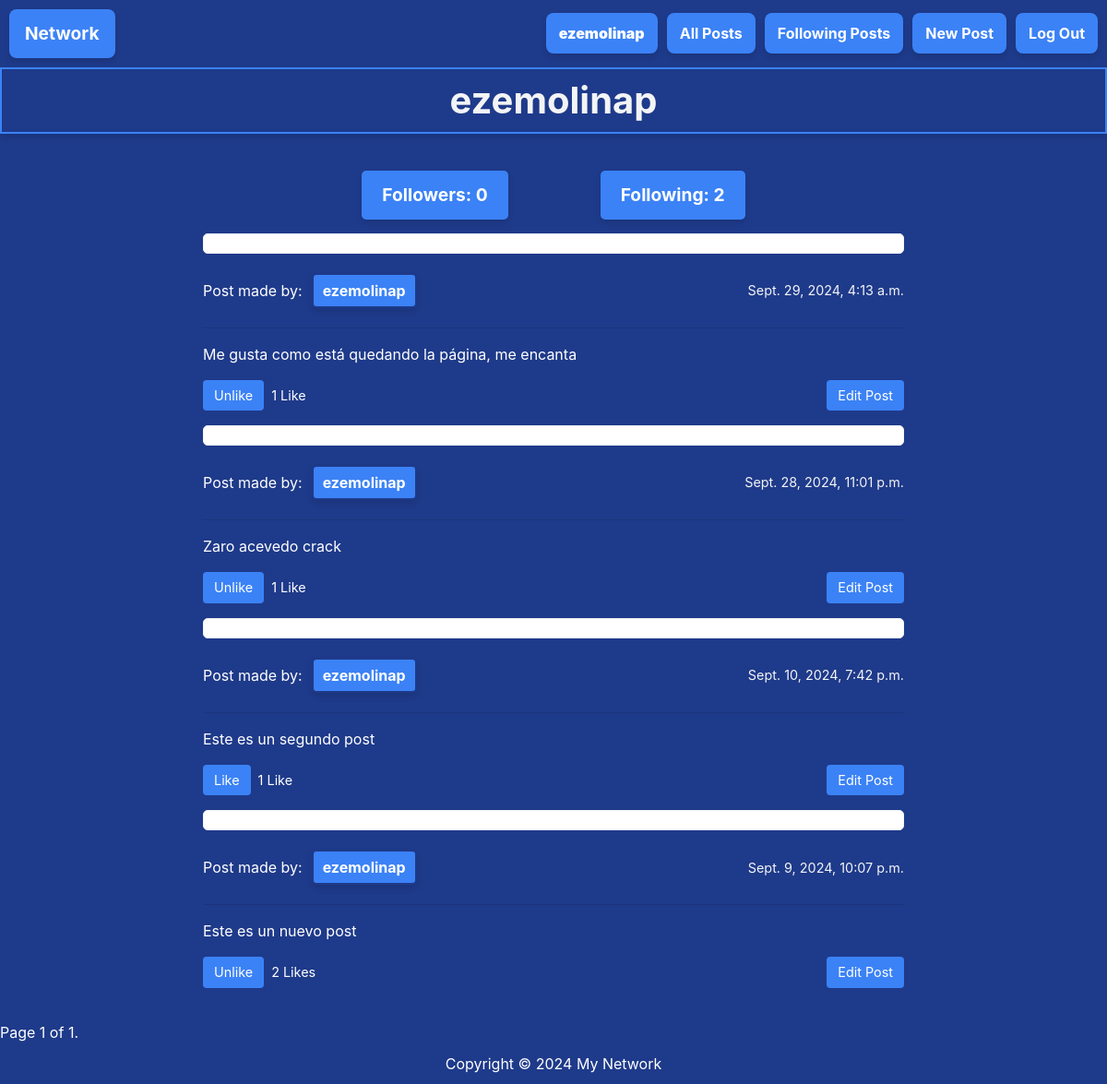
The app's page /profile/ezemolinap/ (signed in) with its own data.
### network/models.py (models this page shows, shortened)
class User(AbstractUser):
    pass

class Profile(models.Model):
    user = models.OneToOneField(User, on_delete=models.CASCADE, related_name="profile")
    followers = models.ManyToManyField(User, related_name="following", blank=True)

class Post(models.Model):
    user = models.ForeignKey("User", on_delete=models.CASCADE, related_name="user")
    body = models.TextField(blank=True)
    timestamp = models.DateTimeField(auto_now_add=True)
    likes = models.ManyToManyField(User, related_name="liked_posts", blank=True)
    is_active = models.BooleanField(default=True)
    is_liked = models.BooleanField(default=False)

### network/views.py (the view)
# urls.py: path('profile/<str:username>/', views.profile, name='profile'),
def profile(request, username):
    user = get_object_or_404(User, username=username)
    profile, created = Profile.objects.get_or_create(user=user)
    active_posts = Post.objects.filter(user=user).order_by("-timestamp")
    pagin = paginator(request, active_posts)
    for post in active_posts:
        post.is_liked = post.likes.filter(id=request.user.id).exists()
        post.save()
    is_following = False
    is_profile = False
    num_followers = profile.followers.count()  # Contar seguidores
    num_following = user.following.count()  # Contar seguidos
    if request.user == user:
        is_profile = True
    if request.user.is_authenticated and not is_profile:
        is_following = request.user in profile.followers.all()
    return render(request, "network/profile.html", {
            "profile_user": user,
            "profile": profile,
            "active_posts": pagin["page_posts"],
            "is_following": is_following,
            "num_followers": num_followers,
            "num_following": num_following,
            "is_profile": is_profile,
        })

### network/views.py (called while the page is built)
def paginator(request, posts):
    paginator = Paginator(posts, 10)
    page_num = request.GET.get('page', 1)
    try:
        page_posts = paginator.get_page(page_num)
    except PageNotAnInteger:
        page_posts = paginator.page(1)
    except EmptyPage:
        page_posts = paginator.page(paginator.num_pages)
    return {
        "page_posts": page_posts,
    }

### network/templates/network/profile.html (shortened to what this page needs)
{% extends "network/layout.html" %}
{% load static %}
{% block body %}
    <div id="profile-view" data-is-following="{{ is_following|yesno:'true,false' }}" data-user-id="{{ profile.user.id }}">
        <h1 class="principal-title">{{ profile.user }}</h1>
        {% if active_posts %}
        <div class="page-div">
            <div class="follow-buttons">
                <a href="{% url 'profile_connections' profile.user.id %}?view=followers" class="link-follow-button principal-button">
                    Followers: <span id="num_followers">{{ num_followers }}</span>
                </a>
                <a href="{% url 'profile_connections' profile.user.id %}?view=following" class="link-follow-button principal-button">
                    Following: {{ num_following }}
                </a>
            </div>
            {% for post in active_posts %}
                <p class="post-p">
                    <p class="mini-title">
                        Post made by:  <a class="post-link principal-button" href="{% url 'profile' post.user %}">{{ post.user }}</a>
                        <span class="timestamp">{{ post.timestamp }}</span>
                    </p>
                    <hr>
                    <p id="post-body" class="post-body" data-post-id="{{post.id}}">{{ post.body }}</p>
                    <div class="post-actions">
                        <div class="left-actions">
                            {% if request.user.is_authenticated %}
                                <button class="action-button" id="like-post-button-{{ post.id }}">
                                    {% if post.is_liked %}
                                        Unlike
                                    {% else %}
                                        Like
                                    {% endif %}
                                </button>
                            {% endif %}
                            <span class="likes-count" id="likes-count-{{post.id}}">
                                {% if post.likes.count == 1 %}
                                    {{ post.likes.count }} Like
                                {% else %}
                                    {{ post.likes.count }} Likes
                                {% endif %}
                            </span>
                        </div>
                        {% if post.user == request.user %}
                            <div class="right-actions">
                                <button class="action-button" id="edit-post-button-{{post.id}}">Edit Post</button>
                            </div>
                        {% endif %}
                    </div>
                </p>
            {% endfor %}
        </div>
        <div>
        {% else %}
            No active active_posts.
        {% endif %}
        <div class="pagination">
            <span class="step-links">
                <span class="current">
                    Page {{ active_posts.number }} of {{ active_posts.paginator.num_pages }}.
                </span>
            </span>
        </div>
    </div>
{% endblock %}

### network/templates/network/layout.html (shortened to what this page needs)
{% load static %}
<!DOCTYPE html>
<html lang="en">
    <head>
        <link rel="stylesheet" href="https://stackpath.bootstrapcdn.com/bootstrap/4.4.1/css/bootstrap.min.css">
        <link href="{% static 'network/styles.css' %}" rel="stylesheet">
    </head>
    <body>
        <nav class="layout-buttons">
            <a class="principal-button" href="{% url 'index' %}">Network</a>
            <div>
              <ul class="ul-button">
                {% if user.is_authenticated %}
                    <li class="layout-item-button">
                        <a class="nav-link" href="{% url 'profile' user.username %}" id="profile"><strong>{{ user.username }}</strong></a>
                    </li>
                {% endif %}
                <li class="layout-item-button">
                  <a class="nav-link" href="{% url 'index' %}">All Posts</a>
                </li>
                {% if user.is_authenticated %}
                    <li class="layout-item-button">
                        <a class="nav-link" href="{% url 'following_posts' %}">Following Posts</a>
                    </li>
                    <li class="layout-item-button">
                        <a class="nav-link" href="{% url 'new_post' %}">New Post</a>
                    </li>
                    <li class="layout-item-button">
                        <a class="nav-link" href="{% url 'logout' %}">Log Out</a>
                    </li>
                {% endif %}
              </ul>
            </div>
          </nav>
        <div class="body">
            {% block body %}
            {% endblock %}
        </div>
        <footer class="footer">
            <div class="footer-content">
                <p>Copyright © 2024 My Network</p>
            </div>
        </footer>
    </body>
</html>

### network/static/network/styles.css (style rules this page uses)
:root { --azul-oscuro: #1E3A8A; --azul-claro: #3B82F6; --blanco: #FFFFFF; --gris-claro: #F3F4F6; --naranja: #F97316; --verde: #10B981; }
.principal-title { color: var(--gris-claro); background-color: var(--azul-oscuro); padding: 10px 20px; text-align: center; font-size: 2.5em; font-weight: bold; box-shadow: 0 4px 6px rgba(0, 0, 0, 0.1); border: 2px solid var(--azul-claro); margin-bottom: 20px; }
.layout-buttons { display: flex; justify-content: space-between; align-items: center; background-color: var(--azul-oscuro); padding: 10px; }
.principal-button, .nav-link { color: var(--blanco); background-color: var(--azul-claro); padding: 10px 15px; text-decoration: none; border-radius: 8px; font-weight: bold; transition: background-color 0.3s ease, border 0.3s ease; box-shadow: 0 4px 6px rgba(0, 0, 0, 0.1); border: 2px solid transparent; }
.ul-button { list-style: none; display: flex; gap: 10px; margin: 0; }
.layout-item-button { display: inline-block; }
.principal-button { font-size: 1.2em; background-color: var(--azul-claro); }
.layout-item-button .nav-link { padding: 8px 12px; }
body { background-color: var(--azul-oscuro); color: var(--blanco); }
.page-div { max-width: 800px; margin: 0 auto; padding: 20px; }
.post-p { background-color: var(--blanco); border: 1px solid var(--gris-claro); border-radius: 5px; padding: 10px; }
.mini-title { display: flex; justify-content: space-between; align-items: center; }
.timestamp { margin-left: auto; font-size: 0.9em; color: var(--gris-claro); }
.post-body { margin-top: 10px; }
.follow-buttons { display: flex; gap: 100px; justify-content: center; margin-bottom: 15px; }
.link-follow-button { display: inline-block; padding: 10px 20px; background-color: var(--azul-claro); color: var(--blanco); border-radius: 5px; text-decoration: none; transition: background-color 0.3s ease, margin 0.3s ease; }
.post-actions { display: flex; justify-content: space-between; align-items: center; margin-top: 10px; }
.left-actions { display: flex; align-items: center; }
.action-button { padding: 6px 12px; font-size: 0.9em; color: var(--blanco); background-color: var(--azul-claro); border: none; border-radius: 4px; cursor: pointer; transition: background-color 0.3s; }
.likes-count { margin-left: 8px; font-size: 0.9em; }
.right-actions { margin-left: auto; }
.post-link { background-color: var(--azul-claro); color: var(--blanco); padding: 5px 10px; margin: 5px 10px; text-decoration: none; border: 2px solid var(--azul-oscuro); border-radius: 5px; font-size: 16px; display: inline-block; transition: background-color 0.3s, border 0.3s; }
footer { background-color: var(--azul-oscuro); color: var(--blanco); text-align: center; padding: 10px 0; position: relative; bottom: 0; width: 100%; }
.footer-content p { margin: 0; }

### records on screen
User: username "ezemolinap"
Profile: user "ezemolinap"
Post: user "ezemolinap", timestamp "Sept. 29, 2024, 4:13 a.m.", body "Me gusta como está quedando la página, me encanta", is_liked "Unlike", likes.count "1"
Post: user "ezemolinap", timestamp "Sept. 28, 2024, 11:01 p.m.", body "Zaro acevedo crack", is_liked "Unlike", likes.count "1"
Post: user "ezemolinap", timestamp "Sept. 10, 2024, 7:42 p.m.", body "Este es un segundo post", is_liked "Like", likes.count "1"
Post: user "ezemolinap", timestamp "Sept. 9, 2024, 10:07 p.m.", body "Este es un nuevo post", is_liked "Unlike", likes.count "2"

### other values on screen
{{ num_followers }} "0"
{{ num_following }} "2"
{{ active_posts.number }} "1"
{{ active_posts.paginator.num_pages }} "1"
